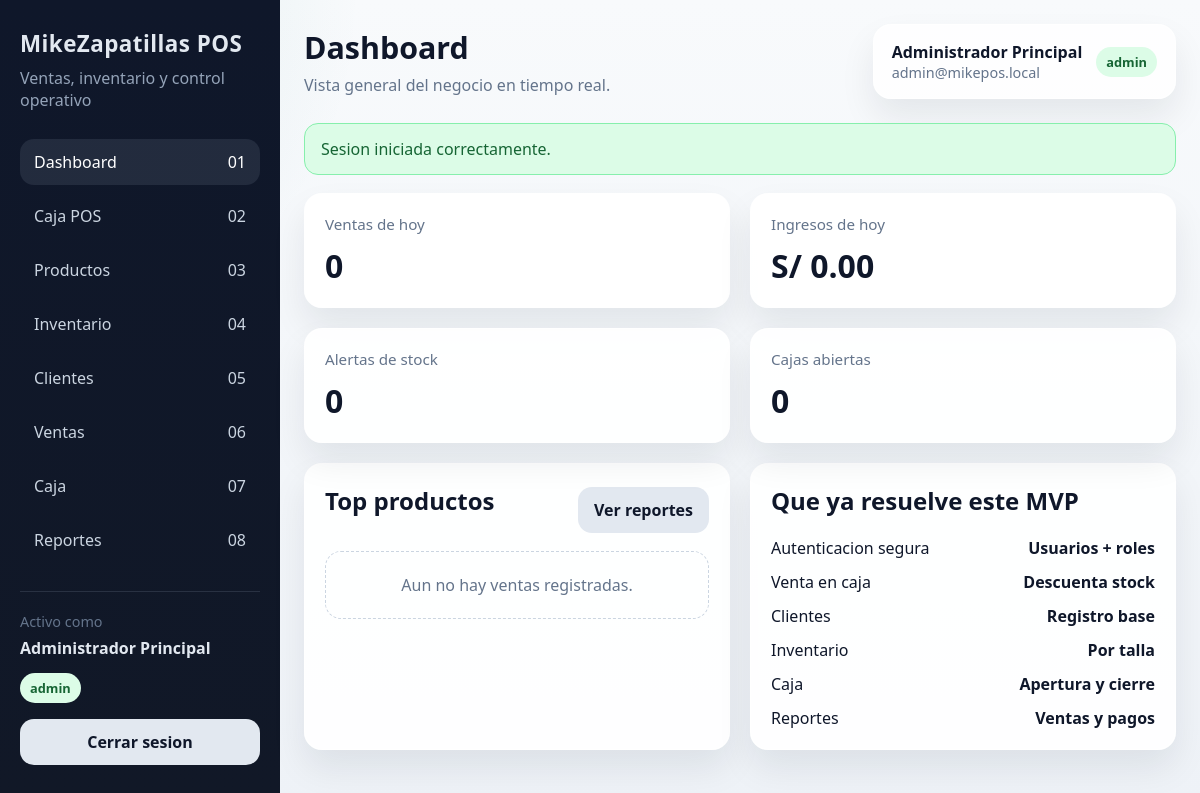
Page /?page=dashboard (signed in) on the committed database.
### tables this page shows
CREATE TABLE IF NOT EXISTS users (
    id INT AUTO_INCREMENT PRIMARY KEY,
    name VARCHAR(120) NOT NULL,
    email VARCHAR(150) NOT NULL UNIQUE,
    password_hash VARCHAR(255) NOT NULL,
    role ENUM('admin', 'cashier', 'manager') NOT NULL DEFAULT 'cashier',
    is_active TINYINT(1) NOT NULL DEFAULT 1,
    created_at TIMESTAMP DEFAULT CURRENT_TIMESTAMP
);

### app/helpers.php (called while the page is built, shortened)
<?php
function h(?string $value): string
{
    return htmlspecialchars((string) $value, ENT_QUOTES, 'UTF-8');
}
function get_flashes(): array
{
    $messages = $_SESSION['_flash'] ?? [];
    return $messages;
}
function nav_is_active(string $page, string $current): string
{
    return $page === $current ? 'is-active' : '';
}
function badge_class(string $value): string
{
    return match ($value) {
        'open', 'completed', 'cash', 'admin' => 'badge badge-success',
        'closed' => 'badge badge-neutral',
        'cancelled', 'expense' => 'badge badge-danger',
        default => 'badge badge-info',
    };
}

### app/database.php (called while the page is built, shortened)
<?php
function db(): PDO
{
    static $pdo = null;
    if ($pdo instanceof PDO) {
        return $pdo;
    }
    $config = app_config()['db'];
    $dsn = sprintf(
        'mysql:host=%s;port=%s;dbname=%s;charset=utf8mb4',
        $config['host'],
        $config['port'],
        $config['database']
    );
    $pdo = new PDO($dsn, $config['username'], $config['password'], [
        PDO::ATTR_ERRMODE => PDO::ERRMODE_EXCEPTION,
        PDO::ATTR_DEFAULT_FETCH_MODE => PDO::FETCH_ASSOC,
    ]);
    return $pdo;
}
function fetch_one(string $sql, array $params = []): ?array
{
    $stmt = db()->prepare($sql);
    $stmt->execute($params);
    $result = $stmt->fetch();
    return $result ?: null;
}

### app/auth.php (called while the page is built, shortened)
<?php
function current_user(): ?array
{
    static $user = null;
    if ($user && (int) $user['id'] === (int) $_SESSION['user_id']) {
        return $user;
    }
    $user = fetch_one('SELECT id, name, email, role, is_active, created_at FROM users WHERE id = ?', [$_SESSION['user_id']]);
    return $user;
}
function require_auth(): void
{
    if (!current_user()) {
        flash('error', 'Inicia sesion para continuar.');
        redirect_to('/?page=login');
    }
}

### views/layout.php (the view, shortened to what this page needs)
<?php
$pageTitles = [
    'dashboard' => ['Dashboard', 'Vista general del negocio en tiempo real.'],
    'pos' => ['Caja POS', 'Registra ventas rapidas y descuenta inventario automaticamente.'],
    'products' => ['Productos', 'Catalogo principal con SKU, costos y precios.'],
    'inventory' => ['Inventario', 'Control por talla, stock minimo y ajustes manuales.'],
    'customers' => ['Clientes', 'Base de clientes con documento, contacto e historial.'],
    'sales' => ['Ventas', 'Historial de tickets y detalle de cada transaccion.'],
    'cash' => ['Caja', 'Apertura, cierre y movimientos de caja por usuario.'],
    'reports' => ['Reportes', 'Metricas de ventas, medios de pago y caja.'],
];
[$title, $subtitle] = $pageTitles[$page] ?? ['MikeZapatillas POS', ''];
?>
<!DOCTYPE html>
<html lang="es">
<head>
    <link rel="stylesheet" href="/assets/styles.css">
</head>
<body>
    <div class="app-shell">
        <aside class="sidebar">
            <a class="brand" href="/?page=dashboard">MikeZapatillas POS</a>
            <span class="brand-subtitle">Ventas, inventario y control operativo</span>
            <nav>
                <a class="nav-link <?= nav_is_active('dashboard', $page) ?>" href="/?page=dashboard">Dashboard <span>01</span></a>
                <a class="nav-link <?= nav_is_active('pos', $page) ?>" href="/?page=pos">Caja POS <span>02</span></a>
                <a class="nav-link <?= nav_is_active('products', $page) ?>" href="/?page=products">Productos <span>03</span></a>
                <a class="nav-link <?= nav_is_active('inventory', $page) ?>" href="/?page=inventory">Inventario <span>04</span></a>
                <a class="nav-link <?= nav_is_active('customers', $page) ?>" href="/?page=customers">Clientes <span>05</span></a>
                <a class="nav-link <?= nav_is_active('sales', $page) ?>" href="/?page=sales">Ventas <span>06</span></a>
                <a class="nav-link <?= nav_is_active('cash', $page) ?>" href="/?page=cash">Caja <span>07</span></a>
                <a class="nav-link <?= nav_is_active('reports', $page) ?>" href="/?page=reports">Reportes <span>08</span></a>
            </nav>
            <div class="sidebar-footer">
                <div class="small muted">Activo como</div>
                <div style="margin:6px 0 14px;font-weight:700;"><?= h($user['name']) ?></div>
                <span class="<?= badge_class($user['role']) ?>"><?= h($user['role']) ?></span>
                <form method="post" action="/?page=dashboard" style="margin-top:16px;">
                    <button class="btn btn-secondary btn-block" type="submit">Cerrar sesion</button>
                </form>
            </div>
        </aside>
        <main class="content">
            <div class="topbar">
                <div class="page-title">
                    <h1><?= h($title) ?></h1>
                    <p><?= h($subtitle) ?></p>
                </div>
                <div class="user-card">
                    <div>
                        <strong><?= h($user['name']) ?></strong>
                        <div class="muted small"><?= h($user['email']) ?></div>
                    </div>
                    <span class="<?= badge_class($user['role']) ?>"><?= h($user['role']) ?></span>
                </div>
            </div>
            <?php if ($flashes): ?>
                <div class="flash-wrap">
                    <?php foreach ($flashes as $flash): ?>
                        <div class="flash <?= $flash['type'] === 'success' ? 'flash-success' : 'flash-error' ?>">
                            <?= h($flash['message']) ?>
                        </div>
                    <?php endforeach; ?>
                </div>
            <?php endif; ?>
        </main>
    </div>
</body>
</html>

### public/assets/styles.css (style rules this page uses)
:root { --bg: #f3f4f6; --panel: #ffffff; --panel-soft: #f8fafc; --line: #dbe2ea; --text: #0f172a; --muted: #64748b; --primary: #0f766e; --primary-dark: #115e59; --danger: #b91c1c; --danger-soft: #fef2f2; --success: #166534; --success-soft: #dcfce7; --warning: #b45309; --warning-soft: #fff7ed; --info-soft: #e0f2fe; --shadow: 0 18px 35px rgba(15, 23, 42, 0.08); --radius: 18px; }
* { box-sizing: border-box; }
body { margin: 0; font-family: "Segoe UI", Tahoma, Geneva, Verdana, sans-serif; background: radial-gradient(circle at top left, rgba(15, 118, 110, 0.12), transparent 25%), linear-gradient(180deg, #f8fafc 0%, #eef2f7 100%); color: var(--text); }
a { color: inherit; text-decoration: none; }
button, input, select, textarea { font: inherit; }
.app-shell { display: grid; grid-template-columns: 280px 1fr; min-height: 100vh; }
.sidebar { background: linear-gradient(180deg, #0f172a 0%, #111827 100%); color: #e2e8f0; padding: 28px 20px; }
.brand { display: block; font-size: 1.4rem; font-weight: 700; letter-spacing: 0.02em; margin-bottom: 8px; }
.brand-subtitle { display: block; color: #94a3b8; margin-bottom: 28px; }
.nav-link { display: flex; align-items: center; justify-content: space-between; gap: 12px; padding: 12px 14px; border-radius: 14px; color: #cbd5e1; margin-bottom: 8px; transition: background 0.2s ease, color 0.2s ease; }
.nav-link:hover, .nav-link.is-active { background: rgba(148, 163, 184, 0.14); color: #ffffff; }
.sidebar-footer { margin-top: 28px; padding-top: 20px; border-top: 1px solid rgba(148, 163, 184, 0.18); }
.content { padding: 24px; }
.topbar { display: flex; justify-content: space-between; gap: 18px; align-items: center; margin-bottom: 24px; }
.page-title h1 { margin: 0; font-size: 1.9rem; }
.page-title p { margin: 6px 0 0; color: var(--muted); }
.user-card { background: rgba(255, 255, 255, 0.8); border: 1px solid rgba(255, 255, 255, 0.8); box-shadow: var(--shadow); border-radius: 18px; padding: 16px 18px; display: flex; align-items: center; gap: 14px; }
.flash-wrap { display: grid; gap: 10px; margin-bottom: 18px; }
.flash { border-radius: 14px; padding: 14px 16px; border: 1px solid transparent; }
.flash-success { background: var(--success-soft); border-color: #86efac; color: var(--success); }
.btn { border: none; border-radius: 14px; padding: 12px 16px; font-weight: 600; cursor: pointer; transition: transform 0.15s ease, background 0.2s ease; }
.btn-secondary { background: #e2e8f0; color: var(--text); }
.btn-block { width: 100%; }
.badge { display: inline-flex; align-items: center; gap: 8px; padding: 6px 10px; border-radius: 999px; font-size: 0.8rem; font-weight: 700; }
.badge-success { background: var(--success-soft); color: var(--success); }
.muted { color: var(--muted); }
.small { font-size: 0.9rem; }

### rows in the picture
users: name "Administrador Principal", role "admin", email "admin@mikepos.local"

### other values in the picture
$title "Dashboard"
$subtitle "Vista general del negocio en tiempo real."
$flash['message'] "Sesion iniciada correctamente."
$metrics['today_sales'] "0"
currency($metrics['today_revenue']) "S/ 0.00"
$metrics['low_stock'] "0"
$metrics['open_cash_sessions'] "0"
